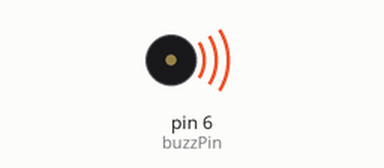
Simulated run of this sketch. Board: Arduino Uno, built with avr-gcc and run on an emulated ATmega328P. Shown: buzzer (waves = sounding).

Above: at 0.2 s.
At 4.7 s:
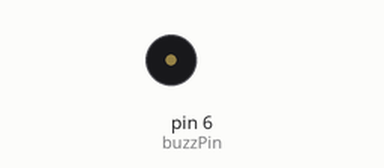
Timing chart, 0 to 6.9 s (numbered marks = the images above):
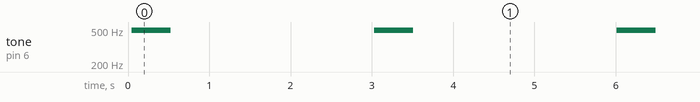

The sketch:

passive.ino
```cpp
//* ===== ===== ===== ===== =====
//* Author:      Roy Wu
//* Description: basic program for passive buzzer
//*              buzzer would humning in two different tone 3 times in one cycle
//*              adjusting the delay time to tune the himming tone
//* History:     -03/05/2021 initial version
//*              -07/01/2021 code is for "passive" buzzers
//* ===== ===== ===== ===== =====
int buzzPin = 6;


//* ---------- ---------- ----------
//*     standard Arduino setup
//* ---------- ---------- ----------
void setup()
{
  pinMode(buzzPin, OUTPUT);
}


//* ---------- ---------- ----------
//*     standard Arduino loop
//* ---------- ---------- ----------
void loop()
{
 int i;
 int counter = 0;
 while(counter < 3)
 {
   //* buzzing in one frequency
   for(i=0; i<80; i++)
   {
    digitalWrite(buzzPin ,HIGH);
    delay(1);
    digitalWrite(buzzPin, LOW);
    delay(1);
   }

   //* buzzing in another frequency
//   for(i=0; i<100; i++)
//   {
//     digitalWrite(buzzPin, HIGH);
//     delay(100);
//     digitalWrite(buzzPin, LOW);
//     delay(100);
//   }

//   for(i=0; i<100; i++)
//   {
//     analogWrite(buzzPin, 200);
//     delay(100);
//     analogWrite(buzzPin, 0);
//     delay(100);
//   }
//

  counter++;
  }

  //* after buzzing 3 cycles, take a 2.5 sec break
  digitalWrite(buzzPin, LOW);
  delay(2500);
}
```

Measured:
- by itself, tone on pin 6 (buzzPin): alternates 496 Hz for 0.48 s and silent for 2.5 s
